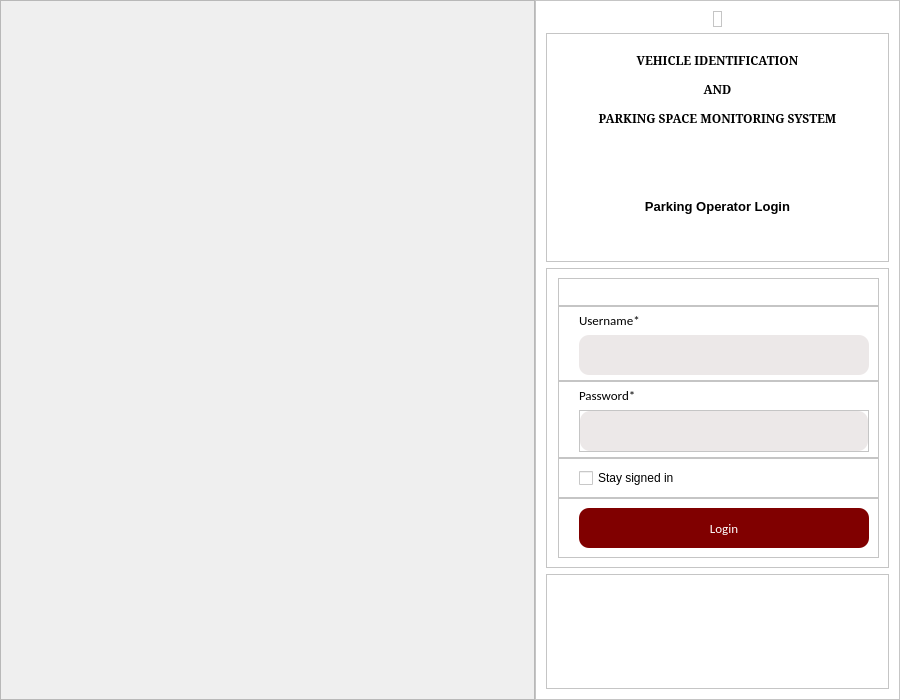
<?xml version="1.0" encoding="UTF-8"?>
<ui version="4.0">
 <class>MainWindow</class>
 <widget class="QMainWindow" name="MainWindow">
  <property name="geometry">
   <rect>
    <x>0</x>
    <y>0</y>
    <width>900</width>
    <height>700</height>
   </rect>
  </property>
  <property name="sizePolicy">
   <sizepolicy hsizetype="Preferred" vsizetype="Preferred">
    <horstretch>0</horstretch>
    <verstretch>0</verstretch>
   </sizepolicy>
  </property>
  <property name="minimumSize">
   <size>
    <width>900</width>
    <height>700</height>
   </size>
  </property>
  <property name="windowTitle">
   <string>MainWindow</string>
  </property>
  <property name="documentMode">
   <bool>false</bool>
  </property>
  <widget class="QWidget" name="centralwidget">
   <layout class="QHBoxLayout" name="horizontalLayout">
    <property name="leftMargin">
     <number>0</number>
    </property>
    <property name="topMargin">
     <number>0</number>
    </property>
    <property name="rightMargin">
     <number>0</number>
    </property>
    <property name="bottomMargin">
     <number>0</number>
    </property>
    <item>
     <widget class="QStackedWidget" name="stackedWidget">
      <property name="focusPolicy">
       <enum>Qt::NoFocus</enum>
      </property>
      <property name="contextMenuPolicy">
       <enum>Qt::DefaultContextMenu</enum>
      </property>
      <property name="autoFillBackground">
       <bool>false</bool>
      </property>
      <property name="styleSheet">
       <string notr="true"/>
      </property>
      <property name="currentIndex">
       <number>0</number>
      </property>
      <widget class="QWidget" name="loginFrame">
       <property name="styleSheet">
        <string notr="true"/>
       </property>
       <layout class="QHBoxLayout" name="horizontalLayout_2" stretch="5,3">
        <property name="spacing">
         <number>0</number>
        </property>
        <property name="leftMargin">
         <number>0</number>
        </property>
        <property name="topMargin">
         <number>0</number>
        </property>
        <property name="rightMargin">
         <number>0</number>
        </property>
        <property name="bottomMargin">
         <number>0</number>
        </property>
        <item>
         <widget class="QFrame" name="backgroundImage">
          <property name="sizePolicy">
           <sizepolicy hsizetype="Preferred" vsizetype="Preferred">
            <horstretch>5</horstretch>
            <verstretch>0</verstretch>
           </sizepolicy>
          </property>
          <property name="frameShape">
           <enum>QFrame::StyledPanel</enum>
          </property>
          <property name="frameShadow">
           <enum>QFrame::Raised</enum>
          </property>
          <layout class="QHBoxLayout" name="horizontalLayout_3">
           <property name="leftMargin">
            <number>0</number>
           </property>
           <property name="topMargin">
            <number>0</number>
           </property>
           <property name="rightMargin">
            <number>0</number>
           </property>
           <property name="bottomMargin">
            <number>0</number>
           </property>
           <item>
            <widget class="QLabel" name="label">
             <property name="sizePolicy">
              <sizepolicy hsizetype="Expanding" vsizetype="Expanding">
               <horstretch>0</horstretch>
               <verstretch>0</verstretch>
              </sizepolicy>
             </property>
             <property name="minimumSize">
              <size>
               <width>1</width>
               <height>1</height>
              </size>
             </property>
             <property name="text">
              <string/>
             </property>
             <property name="pixmap">
              <pixmap>../static/COE background.jpg</pixmap>
             </property>
             <property name="scaledContents">
              <bool>false</bool>
             </property>
             <property name="alignment">
              <set>Qt::AlignCenter</set>
             </property>
            </widget>
           </item>
          </layout>
         </widget>
        </item>
        <item>
         <widget class="QFrame" name="form">
          <property name="sizePolicy">
           <sizepolicy hsizetype="Preferred" vsizetype="Preferred">
            <horstretch>3</horstretch>
            <verstretch>0</verstretch>
           </sizepolicy>
          </property>
          <property name="styleSheet">
           <string notr="true">background-color:white;</string>
          </property>
          <property name="frameShape">
           <enum>QFrame::StyledPanel</enum>
          </property>
          <property name="frameShadow">
           <enum>QFrame::Raised</enum>
          </property>
          <layout class="QVBoxLayout" name="verticalLayout">
           <property name="leftMargin">
            <number>10</number>
           </property>
           <property name="topMargin">
            <number>10</number>
           </property>
           <property name="rightMargin">
            <number>10</number>
           </property>
           <property name="bottomMargin">
            <number>10</number>
           </property>
           <item alignment="Qt::AlignHCenter">
            <widget class="QFrame" name="logoFrame">
             <property name="maximumSize">
              <size>
               <width>100</width>
               <height>100</height>
              </size>
             </property>
             <property name="frameShape">
              <enum>QFrame::StyledPanel</enum>
             </property>
             <property name="frameShadow">
              <enum>QFrame::Raised</enum>
             </property>
             <layout class="QVBoxLayout" name="verticalLayout_2">
              <property name="leftMargin">
               <number>0</number>
              </property>
              <property name="topMargin">
               <number>0</number>
              </property>
              <property name="rightMargin">
               <number>0</number>
              </property>
              <property name="bottomMargin">
               <number>0</number>
              </property>
              <item>
               <widget class="QLabel" name="logo">
                <property name="sizePolicy">
                 <sizepolicy hsizetype="Preferred" vsizetype="Preferred">
                  <horstretch>0</horstretch>
                  <verstretch>0</verstretch>
                 </sizepolicy>
                </property>
                <property name="text">
                 <string/>
                </property>
                <property name="pixmap">
                 <pixmap>../static/COE.png</pixmap>
                </property>
                <property name="scaledContents">
                 <bool>true</bool>
                </property>
                <property name="alignment">
                 <set>Qt::AlignCenter</set>
                </property>
               </widget>
              </item>
             </layout>
            </widget>
           </item>
           <item>
            <widget class="QFrame" name="title">
             <property name="sizePolicy">
              <sizepolicy hsizetype="Preferred" vsizetype="Preferred">
               <horstretch>0</horstretch>
               <verstretch>2</verstretch>
              </sizepolicy>
             </property>
             <property name="frameShape">
              <enum>QFrame::StyledPanel</enum>
             </property>
             <property name="frameShadow">
              <enum>QFrame::Raised</enum>
             </property>
             <layout class="QVBoxLayout" name="verticalLayout_3">
              <property name="leftMargin">
               <number>0</number>
              </property>
              <property name="topMargin">
               <number>0</number>
              </property>
              <property name="rightMargin">
               <number>0</number>
              </property>
              <property name="bottomMargin">
               <number>0</number>
              </property>
              <item>
               <widget class="QLabel" name="systemTitle">
                <property name="sizePolicy">
                 <sizepolicy hsizetype="Preferred" vsizetype="Preferred">
                  <horstretch>0</horstretch>
                  <verstretch>0</verstretch>
                 </sizepolicy>
                </property>
                <property name="font">
                 <font>
                  <family>Garamond</family>
                  <pointsize>9</pointsize>
                  <weight>75</weight>
                  <bold>true</bold>
                 </font>
                </property>
                <property name="text">
                 <string>&lt;html&gt;&lt;head/&gt;&lt;body&gt;&lt;p align=&quot;center&quot;&gt;VEHICLE IDENTIFICATION&lt;/p&gt;&lt;p align=&quot;center&quot;&gt;AND&lt;/p&gt;&lt;p align=&quot;center&quot;&gt;PARKING SPACE MONITORING SYSTEM&lt;/p&gt;&lt;/body&gt;&lt;/html&gt;</string>
                </property>
               </widget>
              </item>
              <item>
               <widget class="QLabel" name="loginTitle">
                <property name="font">
                 <font>
                  <family>Arial</family>
                  <pointsize>10</pointsize>
                  <weight>75</weight>
                  <bold>true</bold>
                 </font>
                </property>
                <property name="text">
                 <string>Parking Operator Login</string>
                </property>
                <property name="alignment">
                 <set>Qt::AlignCenter</set>
                </property>
               </widget>
              </item>
             </layout>
            </widget>
           </item>
           <item>
            <widget class="QFrame" name="loginForm">
             <property name="sizePolicy">
              <sizepolicy hsizetype="Preferred" vsizetype="Preferred">
               <horstretch>0</horstretch>
               <verstretch>2</verstretch>
              </sizepolicy>
             </property>
             <property name="minimumSize">
              <size>
               <width>0</width>
               <height>300</height>
              </size>
             </property>
             <property name="frameShape">
              <enum>QFrame::StyledPanel</enum>
             </property>
             <property name="frameShadow">
              <enum>QFrame::Raised</enum>
             </property>
             <layout class="QVBoxLayout" name="verticalLayout_4" stretch="0,0,0,0,0">
              <property name="spacing">
               <number>0</number>
              </property>
              <property name="leftMargin">
               <number>11</number>
              </property>
              <item>
               <widget class="QFrame" name="errorMsgFrame">
                <property name="maximumSize">
                 <size>
                  <width>16777215</width>
                  <height>30</height>
                 </size>
                </property>
                <property name="frameShape">
                 <enum>QFrame::StyledPanel</enum>
                </property>
                <property name="frameShadow">
                 <enum>QFrame::Raised</enum>
                </property>
                <layout class="QVBoxLayout" name="verticalLayout_8">
                 <property name="spacing">
                  <number>0</number>
                 </property>
                 <property name="leftMargin">
                  <number>0</number>
                 </property>
                 <property name="topMargin">
                  <number>0</number>
                 </property>
                 <property name="rightMargin">
                  <number>0</number>
                 </property>
                 <property name="bottomMargin">
                  <number>0</number>
                 </property>
                 <item>
                  <widget class="QLabel" name="loginError">
                   <property name="maximumSize">
                    <size>
                     <width>600</width>
                     <height>16777215</height>
                    </size>
                   </property>
                   <property name="font">
                    <font>
                     <family>Arial</family>
                     <pointsize>7</pointsize>
                    </font>
                   </property>
                   <property name="styleSheet">
                    <string notr="true">color:red;</string>
                   </property>
                   <property name="text">
                    <string/>
                   </property>
                   <property name="alignment">
                    <set>Qt::AlignCenter</set>
                   </property>
                  </widget>
                 </item>
                </layout>
               </widget>
              </item>
              <item>
               <widget class="QFrame" name="usernameFrame">
                <property name="frameShape">
                 <enum>QFrame::StyledPanel</enum>
                </property>
                <property name="frameShadow">
                 <enum>QFrame::Raised</enum>
                </property>
                <layout class="QVBoxLayout" name="verticalLayout_5">
                 <property name="leftMargin">
                  <number>20</number>
                 </property>
                 <property name="topMargin">
                  <number>5</number>
                 </property>
                 <property name="bottomMargin">
                  <number>5</number>
                 </property>
                 <item>
                  <widget class="QLabel" name="usernameTitle">
                   <property name="font">
                    <font>
                     <family>Calibri</family>
                     <pointsize>10</pointsize>
                    </font>
                   </property>
                   <property name="text">
                    <string>Username*</string>
                   </property>
                  </widget>
                 </item>
                 <item>
                  <widget class="QLineEdit" name="usernameLineEdit">
                   <property name="sizePolicy">
                    <sizepolicy hsizetype="Expanding" vsizetype="Preferred">
                     <horstretch>0</horstretch>
                     <verstretch>0</verstretch>
                    </sizepolicy>
                   </property>
                   <property name="minimumSize">
                    <size>
                     <width>0</width>
                     <height>40</height>
                    </size>
                   </property>
                   <property name="maximumSize">
                    <size>
                     <width>16777215</width>
                     <height>60</height>
                    </size>
                   </property>
                   <property name="font">
                    <font>
                     <family>Arial</family>
                     <pointsize>10</pointsize>
                    </font>
                   </property>
                   <property name="styleSheet">
                    <string notr="true">border-radius:10px;
background-color:#ECE8E8;
padding-left:10px;</string>
                   </property>
                   <property name="inputMethodHints">
                    <set>Qt::ImhNone</set>
                   </property>
                   <property name="clearButtonEnabled">
                    <bool>true</bool>
                   </property>
                  </widget>
                 </item>
                </layout>
               </widget>
              </item>
              <item>
               <widget class="QFrame" name="passwordFrame">
                <property name="frameShape">
                 <enum>QFrame::StyledPanel</enum>
                </property>
                <property name="frameShadow">
                 <enum>QFrame::Raised</enum>
                </property>
                <layout class="QVBoxLayout" name="verticalLayout_6">
                 <property name="leftMargin">
                  <number>20</number>
                 </property>
                 <property name="topMargin">
                  <number>5</number>
                 </property>
                 <property name="bottomMargin">
                  <number>5</number>
                 </property>
                 <item>
                  <widget class="QLabel" name="passwordTitle">
                   <property name="font">
                    <font>
                     <family>Calibri</family>
                     <pointsize>10</pointsize>
                    </font>
                   </property>
                   <property name="text">
                    <string>Password*</string>
                   </property>
                  </widget>
                 </item>
                 <item>
                  <widget class="QFrame" name="passwordLEFrame">
                   <property name="minimumSize">
                    <size>
                     <width>0</width>
                     <height>40</height>
                    </size>
                   </property>
                   <property name="maximumSize">
                    <size>
                     <width>16777215</width>
                     <height>60</height>
                    </size>
                   </property>
                   <property name="frameShape">
                    <enum>QFrame::StyledPanel</enum>
                   </property>
                   <property name="frameShadow">
                    <enum>QFrame::Raised</enum>
                   </property>
                   <layout class="QHBoxLayout" name="horizontalLayout_4" stretch="0">
                    <property name="spacing">
                     <number>0</number>
                    </property>
                    <property name="leftMargin">
                     <number>0</number>
                    </property>
                    <property name="topMargin">
                     <number>0</number>
                    </property>
                    <property name="rightMargin">
                     <number>0</number>
                    </property>
                    <property name="bottomMargin">
                     <number>0</number>
                    </property>
                    <item>
                     <widget class="QLineEdit" name="passwordLineEdit">
                      <property name="sizePolicy">
                       <sizepolicy hsizetype="Expanding" vsizetype="Fixed">
                        <horstretch>10</horstretch>
                        <verstretch>0</verstretch>
                       </sizepolicy>
                      </property>
                      <property name="minimumSize">
                       <size>
                        <width>0</width>
                        <height>40</height>
                       </size>
                      </property>
                      <property name="maximumSize">
                       <size>
                        <width>16777215</width>
                        <height>60</height>
                       </size>
                      </property>
                      <property name="font">
                       <font>
                        <family>Arial</family>
                        <pointsize>10</pointsize>
                       </font>
                      </property>
                      <property name="styleSheet">
                       <string notr="true">border-radius:10px;
background-color:#ECE8E8;
padding-left:10px;</string>
                      </property>
                      <property name="echoMode">
                       <enum>QLineEdit::Password</enum>
                      </property>
                      <property name="dragEnabled">
                       <bool>false</bool>
                      </property>
                      <property name="readOnly">
                       <bool>false</bool>
                      </property>
                      <property name="cursorMoveStyle">
                       <enum>Qt::LogicalMoveStyle</enum>
                      </property>
                      <property name="clearButtonEnabled">
                       <bool>false</bool>
                      </property>
                     </widget>
                    </item>
                   </layout>
                  </widget>
                 </item>
                </layout>
               </widget>
              </item>
              <item>
               <widget class="QFrame" name="staySignenInFrame">
                <property name="maximumSize">
                 <size>
                  <width>16777215</width>
                  <height>40</height>
                 </size>
                </property>
                <property name="frameShape">
                 <enum>QFrame::StyledPanel</enum>
                </property>
                <property name="frameShadow">
                 <enum>QFrame::Raised</enum>
                </property>
                <layout class="QFormLayout" name="formLayout">
                 <property name="leftMargin">
                  <number>20</number>
                 </property>
                 <item row="0" column="0">
                  <widget class="QCheckBox" name="rememberMeCheckBox">
                   <property name="styleSheet">
                    <string notr="true"/>
                   </property>
                   <property name="text">
                    <string>Stay signed in</string>
                   </property>
                  </widget>
                 </item>
                </layout>
               </widget>
              </item>
              <item>
               <widget class="QFrame" name="buttonFrame">
                <property name="sizePolicy">
                 <sizepolicy hsizetype="Expanding" vsizetype="Preferred">
                  <horstretch>0</horstretch>
                  <verstretch>0</verstretch>
                 </sizepolicy>
                </property>
                <property name="minimumSize">
                 <size>
                  <width>0</width>
                  <height>40</height>
                 </size>
                </property>
                <property name="maximumSize">
                 <size>
                  <width>16777215</width>
                  <height>60</height>
                 </size>
                </property>
                <property name="styleSheet">
                 <string notr="true"/>
                </property>
                <property name="frameShape">
                 <enum>QFrame::StyledPanel</enum>
                </property>
                <property name="frameShadow">
                 <enum>QFrame::Raised</enum>
                </property>
                <layout class="QVBoxLayout" name="verticalLayout_7">
                 <property name="spacing">
                  <number>0</number>
                 </property>
                 <property name="leftMargin">
                  <number>20</number>
                 </property>
                 <item>
                  <widget class="QPushButton" name="loginButton">
                   <property name="sizePolicy">
                    <sizepolicy hsizetype="Expanding" vsizetype="Fixed">
                     <horstretch>0</horstretch>
                     <verstretch>0</verstretch>
                    </sizepolicy>
                   </property>
                   <property name="minimumSize">
                    <size>
                     <width>290</width>
                     <height>40</height>
                    </size>
                   </property>
                   <property name="maximumSize">
                    <size>
                     <width>16777215</width>
                     <height>60</height>
                    </size>
                   </property>
                   <property name="font">
                    <font>
                     <family>Calibri</family>
                     <pointsize>10</pointsize>
                    </font>
                   </property>
                   <property name="cursor">
                    <cursorShape>PointingHandCursor</cursorShape>
                   </property>
                   <property name="styleSheet">
                    <string notr="true">QPushButton{
background-color:maroon;
color:white;
padding:5px;
border-radius:10px;}

QPushButton:hover{
background-color:#B30026}

QPushButton:pressed{
background-color:#500011}</string>
                   </property>
                   <property name="text">
                    <string>Login</string>
                   </property>
                  </widget>
                 </item>
                </layout>
               </widget>
              </item>
             </layout>
            </widget>
           </item>
           <item>
            <widget class="QFrame" name="emptyFrame">
             <property name="sizePolicy">
              <sizepolicy hsizetype="Preferred" vsizetype="Preferred">
               <horstretch>0</horstretch>
               <verstretch>1</verstretch>
              </sizepolicy>
             </property>
             <property name="frameShape">
              <enum>QFrame::StyledPanel</enum>
             </property>
             <property name="frameShadow">
              <enum>QFrame::Raised</enum>
             </property>
            </widget>
           </item>
          </layout>
         </widget>
        </item>
       </layout>
      </widget>
      <widget class="QWidget" name="loadingFrame">
       <property name="styleSheet">
        <string notr="true">background-image: url(:/images/COE background.jpg);
background-position: center; 
</string>
       </property>
       <layout class="QGridLayout" name="gridLayout">
        <property name="leftMargin">
         <number>0</number>
        </property>
        <property name="topMargin">
         <number>0</number>
        </property>
        <property name="rightMargin">
         <number>0</number>
        </property>
        <property name="bottomMargin">
         <number>0</number>
        </property>
        <item row="0" column="0">
         <spacer name="verticalSpacer">
          <property name="orientation">
           <enum>Qt::Vertical</enum>
          </property>
          <property name="sizeHint" stdset="0">
           <size>
            <width>20</width>
            <height>40</height>
           </size>
          </property>
         </spacer>
        </item>
        <item row="1" column="0">
         <widget class="QFrame" name="loadingDisplayFrame">
          <property name="styleSheet">
           <string notr="true">background:none;
background-color:rgba(255,255,255,150);
padding-left:5px;</string>
          </property>
          <property name="frameShape">
           <enum>QFrame::StyledPanel</enum>
          </property>
          <property name="frameShadow">
           <enum>QFrame::Raised</enum>
          </property>
          <layout class="QGridLayout" name="gridLayout_2">
           <property name="leftMargin">
            <number>11</number>
           </property>
           <property name="topMargin">
            <number>11</number>
           </property>
           <property name="rightMargin">
            <number>11</number>
           </property>
           <property name="bottomMargin">
            <number>11</number>
           </property>
           <item row="0" column="0">
            <widget class="QLabel" name="loadingGIF">
             <property name="maximumSize">
              <size>
               <width>50</width>
               <height>50</height>
              </size>
             </property>
             <property name="styleSheet">
              <string notr="true">background:none;</string>
             </property>
             <property name="text">
              <string/>
             </property>
             <property name="pixmap">
              <pixmap resource="../static/static.qrc">:/images/loading.gif</pixmap>
             </property>
             <property name="scaledContents">
              <bool>true</bool>
             </property>
            </widget>
           </item>
           <item row="0" column="1">
            <widget class="QLabel" name="setupStatus">
             <property name="font">
              <font>
               <pointsize>20</pointsize>
              </font>
             </property>
             <property name="autoFillBackground">
              <bool>false</bool>
             </property>
             <property name="styleSheet">
              <string notr="true">background:none;</string>
             </property>
             <property name="text">
              <string>Loading</string>
             </property>
             <property name="indent">
              <number>10</number>
             </property>
            </widget>
           </item>
          </layout>
         </widget>
        </item>
       </layout>
      </widget>
     </widget>
    </item>
   </layout>
  </widget>
 </widget>
 <resources>
  <include location="../static/static.qrc"/>
 </resources>
 <connections/>
</ui>
